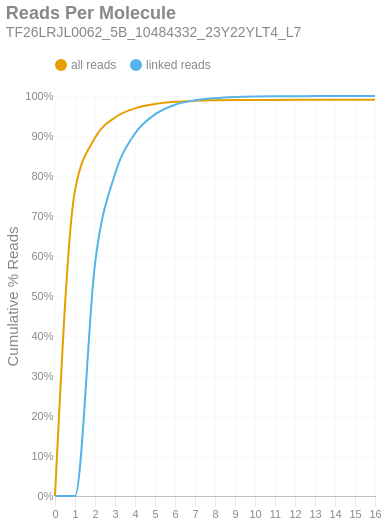

Notebook code cell kept with this figure:
### Markdown cell above
### Reads per Molecule
This chart shows the cumulative distribution of the number of reads per linked molecule. That is, how many alignments are associated with a unique molecule. This excludes the number of reads associated with invalid or absent linked-read barcodes. The `linked` histogram is the percentages recalculated when disregarding singletons.

### Code cell
if SKIPLR:
    print_html(f"Skipped")
else:
    counts = np.bincount(valids['reads'].cast(pl.Int64).to_numpy())
    weighted = counts * np.arange(len(counts))
    all_perc = weighted / n_reads
    linked_perc = weighted / n_linked_reads
    linked_perc[1] = 0
    binned_df = pl.DataFrame({
        'readsper': list(range(len(counts))),
        'all reads (cumsum)': np.cumsum(all_perc).tolist(),
        'linked reads (cumsum)': np.cumsum(linked_perc).tolist(),
    })

    with SafeRender(binned_df):
        (
            density_plot(binned_df, 'Reads Per Molecule', samplename, 'readspmol')
            .encode(
                x=alt.X('readsper:O', title=None).axis(labelAngle=0).scale(padding=0),
                y=alt.Y('value:Q', title='Cumulative % Reads').axis(format='%').stack(False),
                color=alt.Color("key:N").scale(domain=["all reads", "linked reads"]),
                tooltip=[
                    alt.Tooltip("key:N", title="Data Type"),
                    alt.Tooltip("readsper:O", title="Reads Per Molecule"),
                    alt.Tooltip("value:Q", format=".2%", title="% Reads (Cum.)")
                ]            
            )
        ).display()

### Figure 1 — Vega-Lite specification as saved in the notebook (floating-point values rounded to 4 significant figures)
{"width": "container", "height": 400, "config": {"title": {"anchor": "start", "dy": -15, "fontSize": 18, "color": "#888888", "subtitleColor": "#888888", "subtitleFontSize": 14}, "arc": {"fill": "#0072B2"}, "axis": {"domainColor": "#888888", "domainWidth": 0.5, "gridWidth": 0.2, "grid": false, "titleFontWeight": 400, "titleFontSize": 15, "labelFontSize": 11, "labelColor": "#888888", "tickColor": "#888888", "tickWidth": 0.2, "titleColor": "#888888"}, "axisBand": {"grid": false}, "axisX": {"grid": true, "tickSize": 10, "domainCap": "round"}, "axisY": {"domain": false, "grid": true, "tickSize": 0, "domainCap": "round"}, "background": "transparent", "header": {"labelFontSize": 15, "labelColor": "#888888", "titleFontSize": 15, "titleFontWeight": 600, "titleColor": "#888888"}, "legend": {"labelFont": "sans-serif", "labelFontSize": 12, "labelColor": "#888888", "symbolSize": 100, "symbolType": "circle", "titleFontSize": 12, "titlePadding": 10, "titleColor": "#888888", "title": null, "orient": "top"}, "range": {"category": ["#E69F00", "#56B4E9", "#009E73", "#F0E442", "#0072B2", "#D55E00", "#CC79A7", "#000000"], "diverging": ["#cfe8f3", "#a2d4ec", "#73bfe2", "#46abdb", "#1696d2", "#12719e"]}, "area": {"fill": "#0072B2", "fillOpacity": 0.7, "line": true, "strokeOpacity": 0.7}, "line": {"color": "#0072B2", "stroke": "#0072B2", "strokeWidth": 2}, "trail": {"color": "#0072B2", "stroke": "#0072B2", "strokeWidth": 0, "size": 1}, "point": {"filled": true, "fillOpacity": 1.0, "size": 95}, "text": {"color": "#888888", "fontSize": 11, "align": "right", "fontWeight": 400, "size": 11}, "bar": {"fill": "#0072B2", "stroke": null}, "view": {"stroke": null, "continuousWidth": 660, "continuousHeight": 400}}, "data": {"name": "data-c626fc603e8eaf75e1e6cd712383e21f"}, "mark": {"type": "line", "interpolate": "monotone", "point": {"opacity": 0, "size": 275}}, "encoding": {"color": {"field": "key", "scale": {"domain": ["all reads", "linked reads"]}, "type": "nominal"}, "tooltip": [{"field": "key", "title": "Data Type", "type": "nominal"}, {"field": "readsper", "title": "Reads Per Molecule", "type": "ordinal"}, {"field": "value", "format": ".2%", "title": "% Reads (Cum.)", "type": "quantitative"}], "x": {"axis": {"labelAngle": 0}, "field": "readsper", "scale": {"padding": 0}, "title": null, "type": "ordinal"}, "y": {"axis": {"format": "%"}, "field": "value", "stack": false, "title": "Cumulative % Reads", "type": "quantitative"}}, "params": [{"name": "param_c36ac31b6afebe62", "select": {"type": "point", "fields": ["key"]}, "bind": "legend"}], "title": {"text": "Reads Per Molecule", "subtitle": "TF26LRJL0062_5B_10484332_23Y22YLT4_L7"}, "transform": [{"fold": ["all reads (cumsum)", "linked reads (cumsum)"]}, {"calculate": "replace(datum.key, ' (cumsum)', '')", "as": "key"}, {"filter": {"param": "param_c36ac31b6afebe62"}}], "usermeta": {"embedOptions": {"downloadFileName": "TF26LRJL0062_5B_10484332_23Y22YLT4_L7.readspmol"}}, "$schema": "https://vega.github.io/schema/vega-lite/v6.4.1.json", "datasets": {"data-c626fc603e8eaf75e1e6cd712383e21f": [{"readsper": 0, "all reads (cumsum)": 0.0, "linked reads (cumsum)": 0.0}, {"readsper": 1, "all reads (cumsum)": 0.7641, "linked reads (cumsum)": 0.0}, {"readsper": 2, "all reads (cumsum)": 0.8954, "linked reads (cumsum)": 0.5803}, {"readsper": 3, "all reads (cumsum)": 0.9463, "linked reads (cumsum)": 0.8051}, {"readsper": 4, "all reads (cumsum)": 0.9692, "linked reads (cumsum)": 0.9061}, {"readsper": 5, "all reads (cumsum)": 0.98, "linked reads (cumsum)": 0.954}, {"readsper": 6, "all reads (cumsum)": 0.9855, "linked reads (cumsum)": 0.9782}, {"readsper": 7, "all reads (cumsum)": 0.988, "linked reads (cumsum)": 0.9892}, {"readsper": 8, "all reads (cumsum)": 0.9892, "linked reads (cumsum)": 0.9945}, {"readsper": 9, "all reads (cumsum)": 0.9898, "linked reads (cumsum)": 0.9975}, {"readsper": 10, "all reads (cumsum)": 0.9902, "linked reads (cumsum)": 0.999}, {"readsper": 11, "all reads (cumsum)": 0.9903, "linked reads (cumsum)": 0.9994}, {"readsper": 12, "all reads (cumsum)": 0.9903, "linked reads (cumsum)": 0.9995}, {"readsper": 13, "all reads (cumsum)": 0.9904, "linked reads (cumsum)": 0.9997}, {"readsper": 14, "all reads (cumsum)": 0.9904, "linked reads (cumsum)": 0.9999}, {"readsper": 15, "all reads (cumsum)": 0.9904, "linked reads (cumsum)": 0.9999}, {"readsper": 16, "all reads (cumsum)": 0.9904, "linked reads (cumsum)": 1.0}]}}
